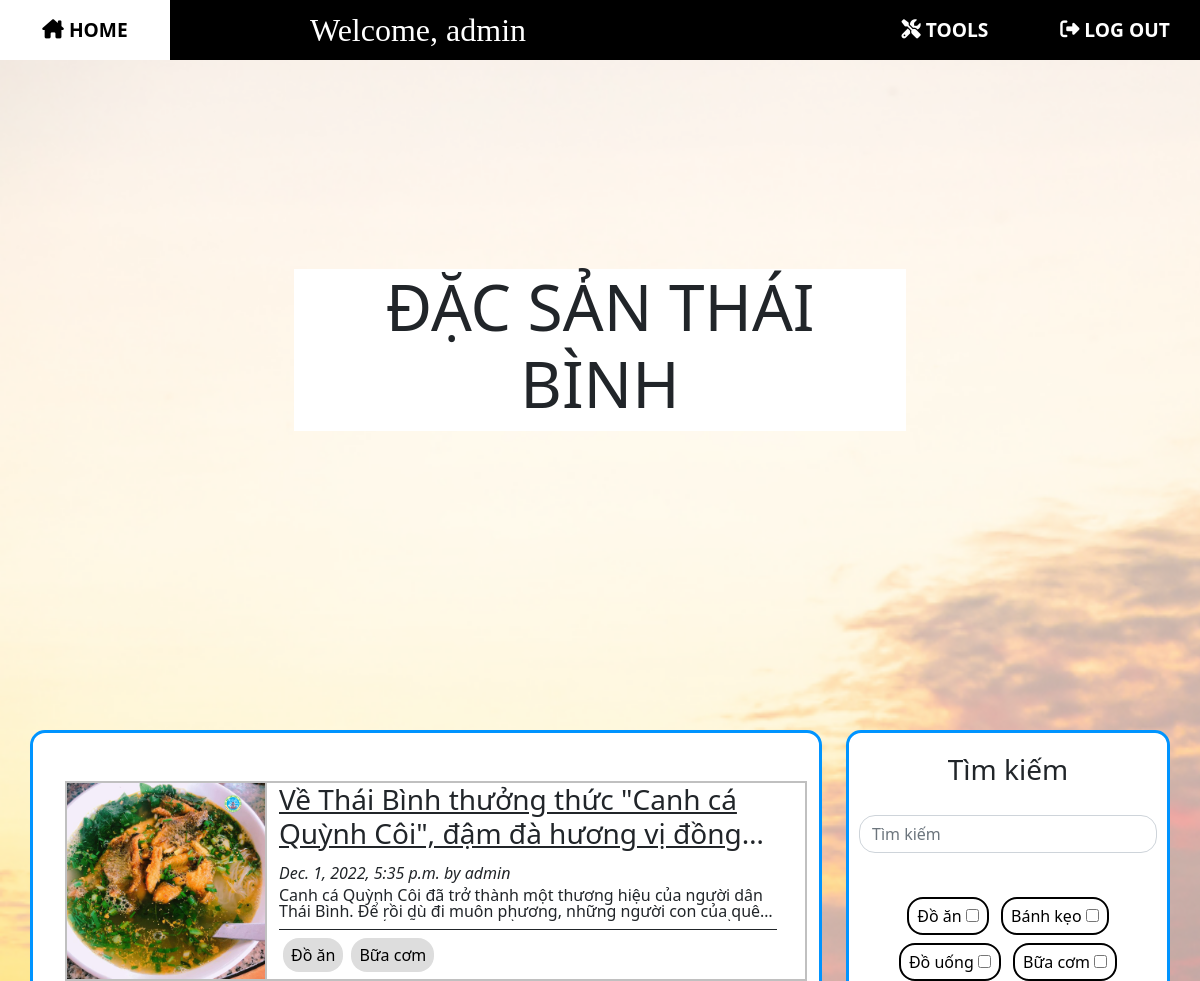
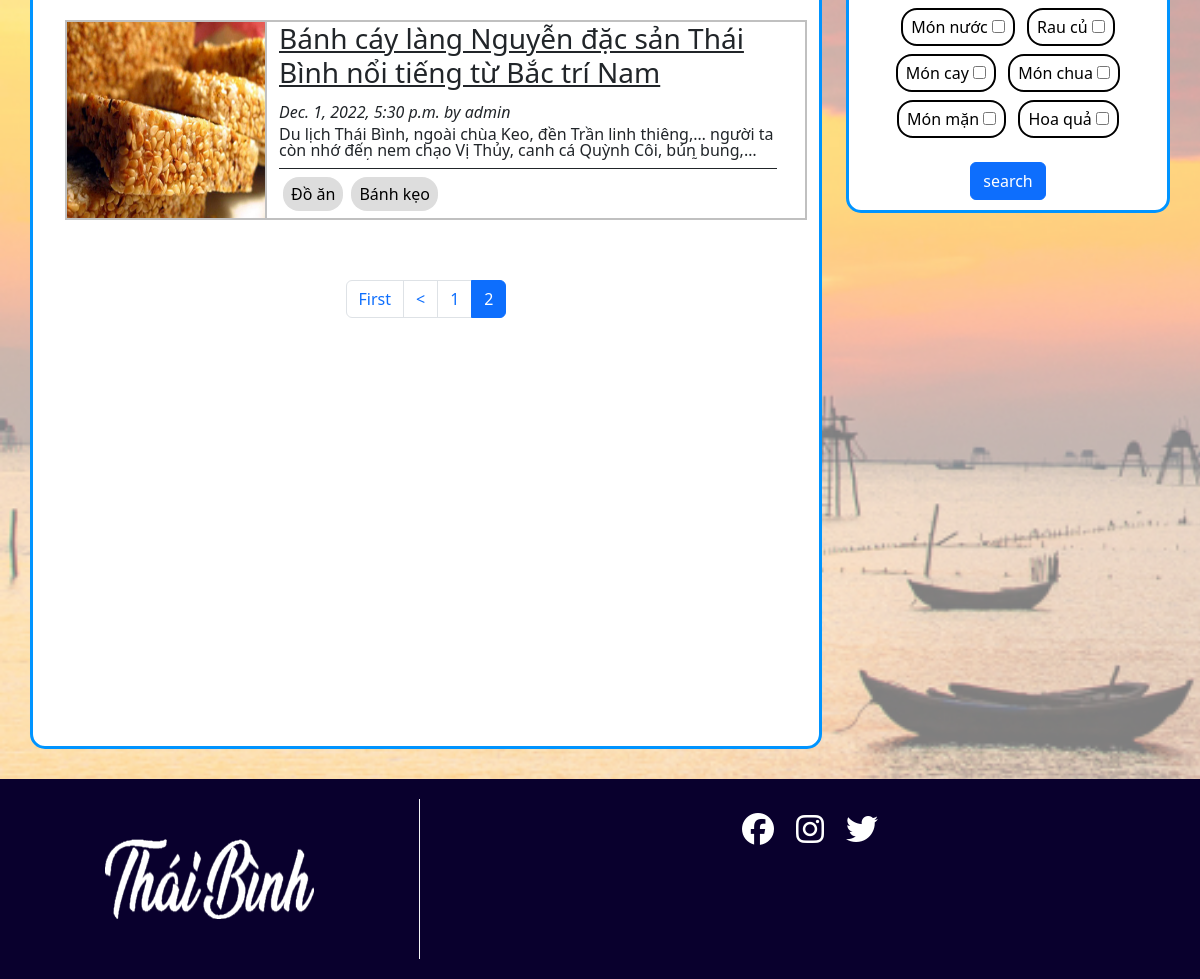
Page /?page=2 (signed in) on the committed database (2 pictures, top to bottom).
### blog/models.py (models this page shows, shortened)
class Post(models.Model):
    class NewManager(models.Manager):
        def get_queryset(self):
            return super().get_queryset().filter(status='published')
    options = (
        ('draft', 'Draft'),
        ('published', 'Published'),
    )
    title = models.CharField(max_length=250)
    category = models.ManyToManyField(
        Category, default=[1], related_name='posts')
    excerpt = models.TextField(null=True)
    slug = models.SlugField(max_length=250, unique_for_date='publish')
    image = models.FileField(
        upload_to='static/thumbnail/', default='static/thumbnail/default/default.jpg')
    publish = models.DateTimeField(default=timezone.now)
    author = models.ForeignKey(
        User, on_delete=models.CASCADE, related_name='blog_posts')
    content = RichTextUploadingField(null=True)
    status = models.CharField(max_length=10, choices=options, default='draft')
    likes = models.ManyToManyField(User, blank=True, related_name='likes')
    objects = models.Manager()  # default manager
    newmanager = NewManager()  # custom manager
    def get_absolute_url(self):
        return reverse('blog:post_single', args=[self.slug])
    class Meta:
        ordering = ('-publish',)

class Category(models.Model):
    name = models.CharField(max_length=100)
    def __str__(self):
        return self.name

### blog/views.py (the view)
# urls.py: path('', views.home, name='homepage'),
def home(request):
    posts = Post.newmanager.all()
    list = pagination(request, posts)
    return render(request, 'blog/index.html', {'posts': Post.newmanager.all(), 'categorys': Category.objects.all(), 'list': list})

### blog/views.py (called while the page is built)
def pagination(request, posts):
    obj = posts
    page_n = request.GET.get('page')
    p = Paginator(obj, 5)
    list = p.get_page(page_n)
    return list

### templates/blog/index.html
{% extends "base/base.html" %} {% block title %} Đặc sản Thái Bình {% endblock %} {% load static %}{% block content %} {%include "base/nav-bar.html"%}
<div class="bgpic"><img src="{% static 'Bien-Thai-Binh.jpg' %}" /></div>
<div class="col">
    <div class="row" id="row-titlecard">
        <div class="titlecard">
            <h1 style="font-size:400%">ĐẶC SẢN THÁI BÌNH</h1>
        </div>
    </div>
    <div class="row ">
        <div class="col-8">
            <div class="container">
                {% include "blog/list.html" %}
            </div>
        </div>
        <div class="col-4">
            {% include "blog/searchbox.html" %}
        </div>
    </div>
    {%include "base/footer.html"%}
</div>
{% endblock %}

### templates/base/nav-bar.html (shortened to what this page needs)
{% extends "base/base.html"%}{%load static%} {%block content%}
<nav class="navbar-custom">
    <a class="nav-button" href="/" id="home">
        <i class="fa-solid fa-house-chimney" style="margin-right: 5px"></i>HOME</a>
    {% if user.is_authenticated%}
    <h2 class="welcome">Welcome, {{user}}</h2>{%endif%} {% if user.is_superuser %}
    <a class="nav-button nav-right-2" href="{% url 'admin:index' %}"> <i class="fa-solid fa-screwdriver-wrench" style="margin-right: 5px"></i>TOOLS</a> {%endif%} {% if user.is_authenticated%}
    <a class="nav-button nav-right-1" href="{% url 'logout' %}?next={{request.path}}" id="logout"> <i class="fa-solid fa-right-from-bracket" style="margin-right: 5px"></i>LOG OUT</a>
    {% endif %}
</nav>
{%endblock%}

### templates/blog/list.html (shortened to what this page needs)
{%block content%}
<div class="col pt-5">
    {% for post in list %}
    <div class="post-container row">
        <div class="col-3 post-thumbnail ">
            <img src="/{{post.image}}" />
        </div>
        <div class="col-9 post-detail">
            <div class="post-title">
                <h3>
                    <a class="text-dark" href="{{post.get_absolute_url}} ">{{post.title}}</a>
                </h3>
            </div>
            <div class="post-meta">
                <em>{{post.publish}} by {{post.author}}</em>
            </div>
            <div class="post-excerpt">
                <p>{{post.excerpt}}</p>
            </div>
            <div class="post-cat">
                {% for tag in post.category.all %}
                <a class="tag-btn" href="/search/?q=&c={{tag.id}}">{{tag}}</a>{%endfor%}
            </div>
        </div>
    </div>
    {% endfor %}
</div>
<nav aria-label="Page navigation example">
    <ul class="pagination" style="text-align: center;">
        {%if list.has_previous%}
        <li class="page-item"><a class="page-link" href="?page=1">First</a></li>
        <li class="page-item">
            <a class="page-link" href="?page={{list.previous_page_number}}">
                <</a>
        </li>
        <li class="page-item"><a class="page-link" href="?page={{list.previous_page_number}}">{{list.previous_page_number}}</a></li>
        {%endif%}
        <li class="page-item active"><a class="page-link" href="?page={{list.number}}">{{list.number}}</a></li>
    </ul>
</nav>
{%endblock%}

### templates/blog/searchbox.html
{% load static %} {% block content %}
<link href="{% static 'style.css' %}" rel="stylesheet">
<div class="search-box">
    <form role="search" method="get" action="/search/">
        <h3>Tìm kiếm</h3>
        <div class="search-bar">
            <input class="form-control me-5" name="q" type="search" placeholder="Tìm kiếm" aria-label="Search">
        </div>
        <div class="tag-bar">
            {% for tag in categorys.all%} {%if tag.name != 'default'%}
            <div class="tag-checkbox">
                <label for="{{tag}}" class="">{{tag.name}}</label>
                <input name="c" type="checkbox" id="{{tag}}" value="{{tag.pk}}">
            </div>
            {% endif %} {%endfor%}
        </div>
        <button class="btn btn-primary" type="submit">search </button>
    </form>
</div>
{% endblock %}

### static/style.css (style rules this page uses)
* { box-sizing: border-box; padding: 0; margin: 0; }
.bgpic { width: 100%; height: 100%; position: fixed; z-index: -1; opacity: 0.5; }
.container { border: solid #0094FF; border-radius: 15px; background-color: white; margin: 30px; padding-bottom: 50px; min-height: 1000px; }
.titlecard { background-color: white; width: 50%; text-align: center; align-self: center; margin-right: auto; margin-left: auto; }
#row-titlecard { height: 700px; }
.search-box { border: solid #0094FF; display: flex; flex-direction: column; align-items: center; border-radius: 15px; background-color: white; min-height: 400px; position: sticky; top: 70px; margin: 30px; padding: 20px 10px 10px 10px; }
.search-box form { display: flex; flex-direction: column; align-items: center; }
.search-bar { margin-top: 20px; margin-bottom: 20px; }
.tag-bar { margin: 20px 10px 20px 10px; text-align: center; }
.tag-checkbox { border: black solid 2px; color: black; padding: 5px 8px; text-align: center; text-decoration: none; display: inline-block; margin: 4px; cursor: pointer; border-radius: 16px; min-width: 55px; }
.nav-button { border: transparent; font-size: larger; font-weight: 600; text-decoration: none; display: flex; align-items: center; justify-content: center; color: white; background-color: black; height: 100%; width: 170px; }
.nav-right-1 { justify-self: flex-end; order: 2; margin-left: 0; margin-right: 0; }
.nav-right-2 { justify-self: flex-end; order: 1; margin-left: auto; margin-right: 0; }
.welcome { font-family: Apple Chancery, cursive; border: transparent; text-decoration: none; display: flex; align-items: center; justify-items: center; color: white; background-color: black; padding-left: 40px; padding-right: 40px; height: 100%; margin-left: 100px; margin-right: auto; }
.navbar-custom { position: fixed; display: flex; flex-direction: row; background-color: black; width: 100%; height: 60px; z-index: 1; }
.form-control { border-radius: 1rem; }
.post-container { position: relative; background-color: white; border: solid #C0C0C0 2px; margin: 0 0 20px 20px; height: 200px; max-width: 800px; overflow: hidden; }
.post-container .post-thumbnail { position: absolute; padding: 0; border-right: inherit; overflow: hidden; height: 100%; width: 200px; }
.post-container .post-thumbnail img { width: 100%; height: 100%; }
.post-container .post-detail { position: relative; left: 200px; }
.post-container .post-detail .post-title { position: absolute; margin-bottom: 10px; height: 70px; width: 90%; overflow: hidden; text-overflow: ellipsis; display: -webkit-box; line-height: 40px; -webkit-line-clamp: 2; -webkit-box-orient: vertical; }
.post-container .post-detail .post-excerpt { position: absolute; bottom: 45px; margin-bottom: 13px; height: 34px; width: 90%; overflow: hidden; text-overflow: ellipsis; display: -webkit-box; line-height: 16px; -webkit-line-clamp: 2; -webkit-box-orient: vertical; }
.post-container .post-detail .post-cat { position: absolute; bottom: 0px; border-top: solid 1px; height: 50px; width: 90%; text-overflow: ellipsis; overflow: hidden; display: flex; align-items: center; }
.post-container .post-detail .post-meta { position: absolute; bottom: 95px; font-size: medium; height: 18px; width: 90%; overflow: hidden; text-overflow: ellipsis; display: -webkit-box; line-height: 15px; }
.tag-btn { background-color: #ddd; border: none; color: black; padding: 5px 8px; text-align: center; text-decoration: none; display: inline-block; margin: 4px; cursor: pointer; border-radius: 16px; min-width: 55px; }
.pagination { margin-top: 60px; display: flex; justify-content: center; }
.active>.page-link { z-index: 0; }

### rows in the picture
Post: image (picture), title "Về Thái Bình thưởng thức \"Canh cá Quỳnh Côi\", đậm đà hương vị…", publish "Dec. 1, 2022, 5:35 p.m.", author "admin", excerpt "Canh cá Quỳnh Côi đã trở thành một thương hiệu của người dân Thái Bình. Để rồi dù đi muôn phương, những người con của…"
Category: name "Đồ ăn"
Category: name "Bữa cơm"
Post: image (picture), title "Bánh cáy làng Nguyễn đặc sản Thái Bình nổi tiếng từ Bắc trí Nam", publish "Dec. 1, 2022, 5:30 p.m.", author "admin", excerpt "Du lịch Thái Bình, ngoài chùa Keo, đền Trần linh thiêng,… người ta còn nhớ đến nem chạo Vị Thủy, canh cá Quỳnh Côi, bún…"
Category: name "Bánh kẹo"
Category: name "Đồ uống"
Category: name "Món nước"
Category: name "Rau củ"
Category: name "Món cay"
Category: name "Món chua"
Category: name "Món mặn"
Category: name "Hoa quả"

### other values in the picture
{{ user }} "admin"
{{ list.previous_page_number }} "1"
{{ list.number }} "2"
